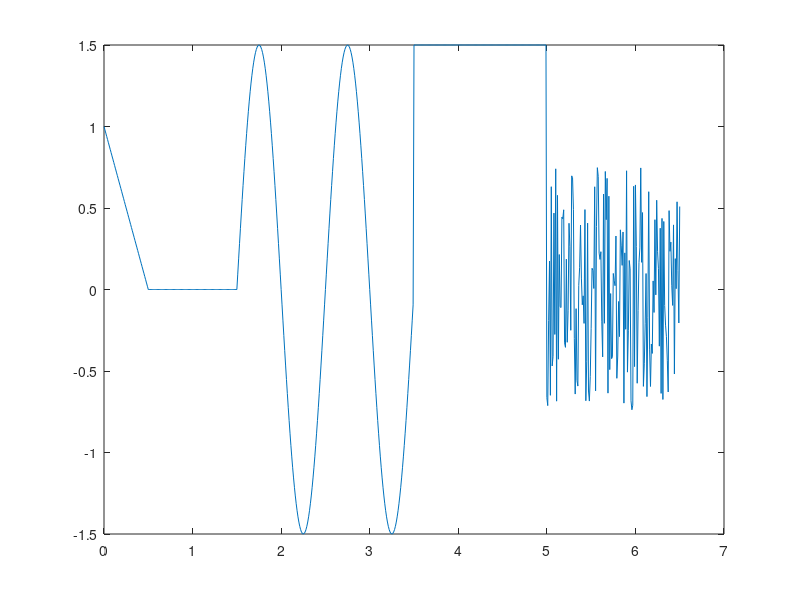

Here is the MATLAB script that generated this plot:
function y = lab3_demo(t)
if nargin == 0
    t = 0:0.01:6.5;
end
%% Pārējos laikus izteiksim ar datu filtrāciju
% t_sin=1.5:0.01:3.5;
t_sin_f = (t>=1.5)&(t<3.5);
t_sin=t(t_sin_f);

% t_saw=0:0.01:0.5;
t_saw_f = (t>=0)&(t<0.5);
t_saw = t(t_saw_f);

% t_const = 3.5:0.01:5;
t_const_f = (t>=3.5)&(t<5);
t_const = t(t_const_f);

% t_zero = 0.5:0.01:1.5;
t_zero_f = (t>=0.5)&(t<1.5);
t_zero = t(t_zero_f);

% t_noise = 5:0.01:6.5;
t_noise_f = (t>=5)&(t<=6.5);
t_noise = t(t_noise_f);

%% sinusoīda
A0=0; A=1.5;
T=(3.5-1.5)/2; f= 1/T;
delay= 1.5;
y_sin = A0+A*sin(2*pi*f*(t_sin-delay));
% plot(t_sin,y_sin)
%% lineāri mainīgais signāls
% k = (yA - yB)/(xA - xB);
k = (1-0)/(0-0.5);
delay = 0.5;
y_saw = k*(t_saw-delay);
% hold on
% plot(t_saw,y_saw)
%% Konstantes signāls
y_const=1.5+zeros(size(t_const));
% plot(t_const,y_const)
%% Nulles signāls
y_zero = zeros(size(t_zero));
% plot(t_zero,y_zero)
%% Trokšņa signāls
y_noise = 1.5*rand(size(t_noise))-0.75;
% plot(t_noise,y_noise)
%% Visu signālu apvienošana
t = [t_saw,t_zero,t_sin,t_const,t_noise];
y = [y_saw,y_zero,y_sin,y_const,y_noise];
if nargout == 0
    plot(t,y)
    y = [];
end
